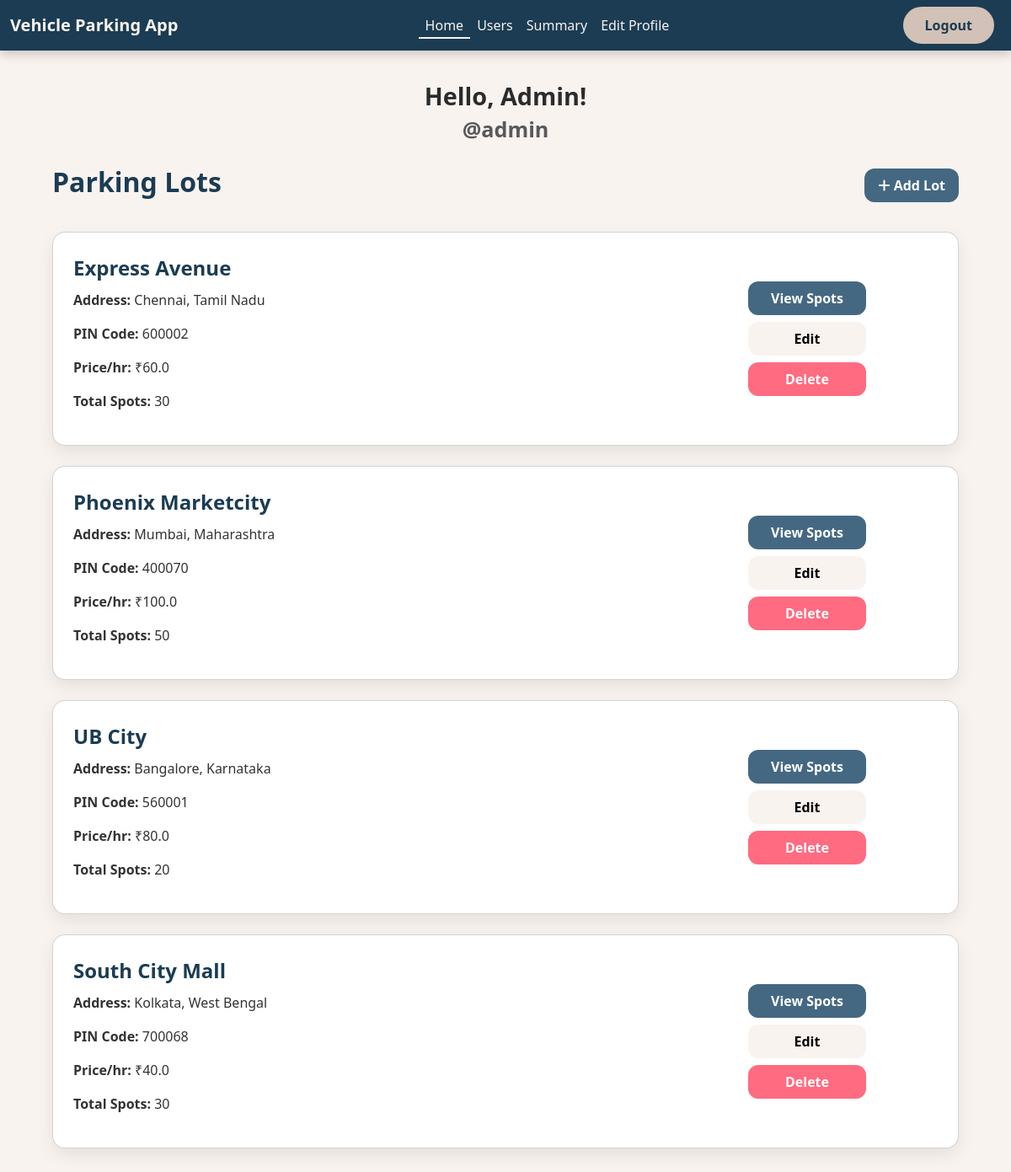
Page /admin-dashboard/1 (signed in) on the earlier database version.
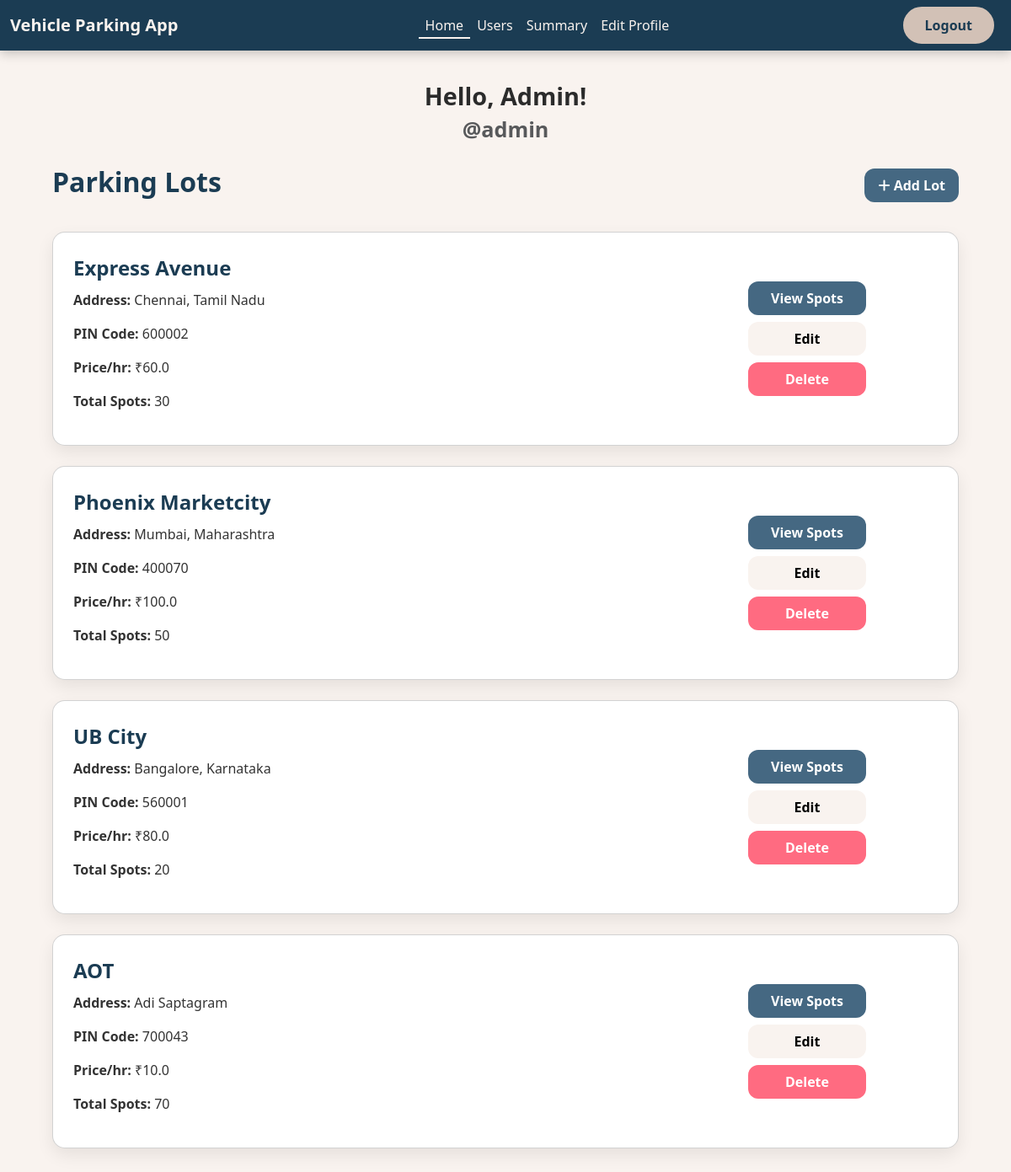
Same page on the later database version.
### models.py (models this page shows)
class Parking_Lot(db.Model):
    __tablename__ = 'parking_lot'
    id = db.Column(db.Integer, primary_key=True)
    prime_location_name = db.Column(db.String(128), nullable=False)
    address = db.Column(db.String(128), nullable=False)
    pin_code = db.Column(db.String(6), nullable=False)
    price_per_hour = db.Column(db.Float, nullable=False)
    maximum_spots = db.Column(db.Integer, nullable=False)
    parking_spots = db.relationship('Parking_Spot', backref='parking_lot', lazy=True)

### routes.py (the view)
@app.route('/admin-dashboard/<int:user_id>')
@admin_required
def admin_dashboard(user_id):
        user = User.query.get(session['user_id'])
        parking_lots = Parking_Lot.query.all()
        return render_template('admin_dashboard.html', user=user, parking_lots=parking_lots, name=user.name, username=user.username)

### routes.py (called while the page is built)
def admin_required(func):
    @wraps(func)
    def inner(*args, **kwargs):
        if 'user_id' not in session:
            flash('You need to log in first', 'danger')
            return redirect(url_for('admin_login'))
        user = User.query.get(session['user_id'])
        if not user.is_admin:
            flash('You do not have permission to access this page', 'danger')
            return redirect(url_for('admin_login'))
        return func(*args, **kwargs)
    return inner

### templates/admin_dashboard.html (shortened to what this page needs)
{% extends 'layout.html' %}
{% block navbar %}
    {% include 'admin_navbar.html' %}
{% endblock navbar %}
{% block content %}
<div class="container dashboard-container">
    <div class="welcome-message text-center">
    Hello, {{ name }}!
    <div class="small text-muted">@{{ username }}</div>
</div>
    <div class="dashboard-header">
        <h2 class="dashboard-title">Parking Lots</h2>
        <a href="{{ url_for('add_parking_lot') }}" class="btn btn-add-lot">
            <i class="fa-solid fa-plus"></i> Add Lot
        </a>
    </div>
    {% if parking_lots %}
        {% for lot in parking_lots %}
        <div class="card lot-card">
            <div class="row g-0 align-items-center">
                <div class="col-md-8">
                    <div class="lot-card-body">
                        <div class="lot-title">{{ lot.prime_location_name }}</div>
                        <div class="lot-details">
                            <p><strong>Address:</strong> {{ lot.address }}</p>
                            <p><strong>PIN Code:</strong> {{ lot.pin_code }}</p>
                            <p><strong>Price/hr:</strong> ₹{{ lot.price_per_hour }}</p>
                            <p><strong>Total Spots:</strong> {{ lot.maximum_spots }}</p>
                        </div>
                    </div>
                </div>
            <div class="col-md-4 d-flex justify-content-center align-items-center p-3">
    <div class="d-flex flex-column align-items-center gap-2">
        <a href="{{ url_for('view_parking_spots', lot_id=lot.id) }}" class="btn btn-view fixed-btn">View Spots</a>
        <a href="{{ url_for('edit_parking_lot', lot_id=lot.id) }}" class="btn btn-edit fixed-btn">Edit</a>
        <form method="POST" action="{{ url_for('delete_parking_lot', lot_id=lot.id) }}" onsubmit="return confirm('Are you sure you want to delete this parking lot?');">
            <button type="submit" class="btn btn-delete fixed-btn">Delete</button>
        </form>
    </div>
</div>
            </div>
        </div>
        {% endfor %}
    {% else %}
        <p class="text-muted text-center mt-4">No parking lots added yet.</p>
    {% endif %}
</div>
{% endblock content %}

Differences in the rows shown:
removed Parking_Lot: prime_location_name "South City Mall", address "Kolkata, West Bengal", pin_code "700068", price_per_hour "40.0", maximum_spots "30"
added Parking_Lot: prime_location_name "AOT", address "Adi Saptagram", pin_code "700043", price_per_hour "10.0", maximum_spots "70"
